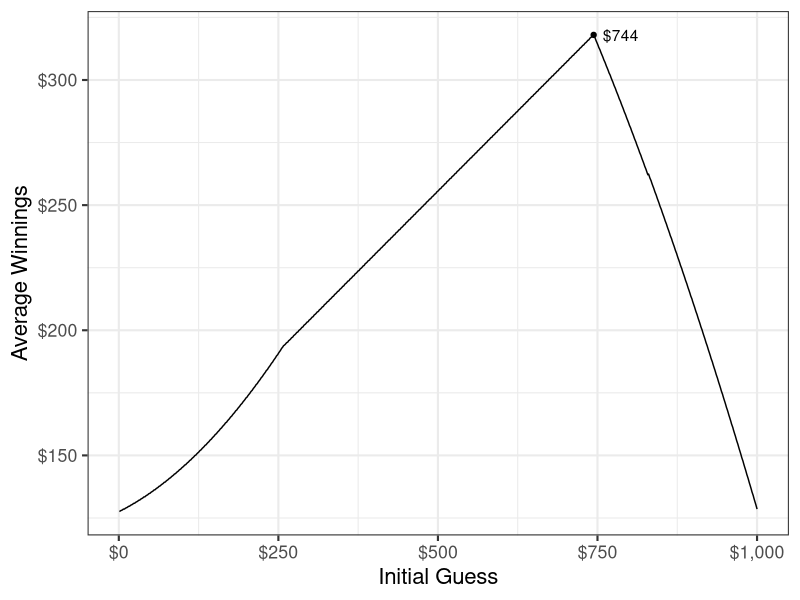
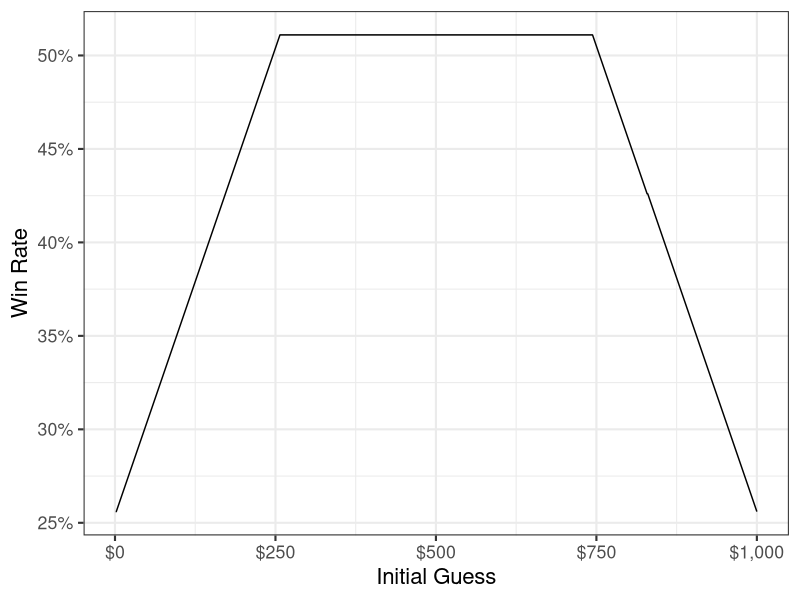
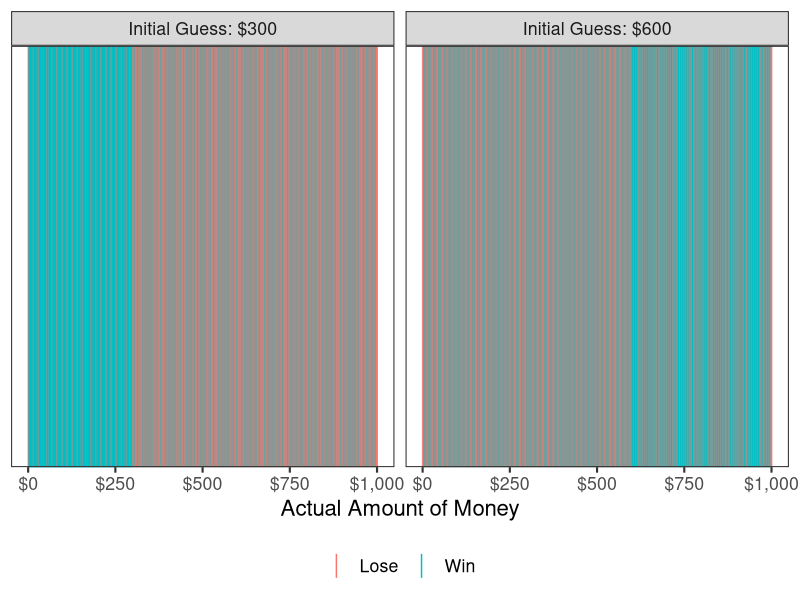

Here is the R script that generated these plots, in order: (Note: a time limit stopped this script after it produced the figures.)
## ---- chunk 1
knitr::opts_chunk$set(cache = TRUE)
options(digits = 2)
## ---- chunk 2
require(dplyr)
require(magrittr)
require(ggplot2)
require(ggrepel)

set.seed(11091987)

# function to guess money amount using strategy
guess_money <- function(actual, initial, n_tries = 9, min_val = 1, max_val = 1000,
                        print_guess = FALSE){
  # set iterator
  i <- 1
  
  # while i is less than the max number of guesses, find the median value
  # within the possible range. if guess is not correct, reset min_val or max_val
  # depending on info trenchcoat man provides
  while(i <= n_tries){
    if(i == 1){
      guess <- initial
    } else{
      guess <- round(mean(c(min_val, max_val)))
    }
    
    # print the guess if print_guess is TRUE
    if(print_guess) cat(paste0("Guess Number ", i, ": $", guess), sep = "\n")

    # if guess is correct, immediately exit the loop and return true
    # if guess is not correct:
    ## if actual is higher than guess, change min_val to guess
    ## if actual is lower than guess, change max_val to guess
    if(actual == guess){
      return(c(win = TRUE, round = i))
    } else if(actual > guess) {
      min_val <- guess
    } else if(actual < guess) {
      max_val <- guess
    }
    
    # iterate to next round if guess was incorrect
    i <- i + 1
  }
  
  # at this point still have not guessed the money amount, so lose
  # correct i since we didn't really guess the i-th time
  return(c(win = FALSE, round = i - 1))
}
## ---- chunk 3
guess_money(736, 500, print_guess = TRUE)
## ---- chunk 4
guess_money(736, 1, print_guess = TRUE)
## ---- chunk 5
min_val <- 1
max_val <- 1000
actual_vals <- min_val:max_val
guess_vals <- min_val:max_val

data <- expand.grid(actual = actual_vals, guess = guess_vals) %>%
    tbl_df
data
  
result <- with(data, Vectorize(guess_money)(actual = actual, initial = guess,
                                            min_val = min_val, max_val = max_val))
  
both <- bind_cols(data, t(result) %>%
                    as.data.frame)
both
## ---- chunk 6
exp_val <- both %>%
  group_by(guess) %>%
  summarize(win_rate = mean(win),
            exp_val = mean(actual * win)) %>%
  ungroup
exp_val

exp_val_max <- exp_val %>%
  filter(exp_val == max(exp_val))

ggplot(exp_val, aes(guess, exp_val)) +
  geom_line() +
  geom_point(data = exp_val_max) +
  geom_text(data = exp_val_max, aes(label = paste0("$", guess)),
            hjust = -.25) +
  scale_x_continuous(labels = scales::dollar) +
  scale_y_continuous(labels = scales::dollar) +
  labs(x = "Initial Guess",
       y = "Average Winnings") +
  theme_bw(base_size = 16)
## ---- chunk 7
both %>%
  group_by(guess) %>%
  summarize(win_rate = mean(win)) %>%
  ggplot(aes(guess, win_rate)) +
  geom_line() +
  scale_x_continuous(labels = scales::dollar) +
  scale_y_continuous(labels = scales::percent) +
  labs(x = "Initial Guess",
       y = "Win Rate") +
  theme_bw(base_size = 16)
## ---- chunk 8
both %>%
  filter(guess == 300 | guess == 600) %>%
  mutate(win = factor(win, levels = 0:1, labels = c("Lose", "Win")),
         guess = factor(guess, labels = c("Initial Guess: $300",
                                          "Initial Guess: $600"))) %>%
  ggplot(aes(x = actual, color = win)) +
  facet_wrap(~ guess) +
  geom_vline(aes(xintercept = actual, color = win)) +
  labs(x = "Actual Amount of Money",
       color = NULL) +
  scale_x_continuous(labels = scales::dollar) +
  theme_bw(base_size = 16) +
  theme(legend.position = "bottom") +
  guides(color = guide_legend(override.aes = list(size=3)))
## ---- chunk 9
guess_money_mult <- function(n_tries = 1, min_val = 1, max_val = 1000){
  actual_vals <- min_val:max_val
  guess_vals <- min_val:max_val
  
  data <- expand.grid(actual = actual_vals, guess = guess_vals) %>%
    tbl_df
  
  result <- with(data, Vectorize(guess_money)(actual = actual, initial = guess,
                                              n_tries = n_tries,
                                              min_val = min_val, max_val = max_val))
  
  both <- bind_cols(data, t(result) %>%
                      as.data.frame) %>%
    mutate(n_tries = n_tries)
  
  return(both)
}

tries_all <- lapply(1:12, function(x) guess_money_mult(n_tries = x)) %>%
  bind_rows
## ---- chunk 10
tries_all_exp <- tries_all %>%
  mutate(n_tries = factor(n_tries)) %>%
  group_by(guess, n_tries) %>%
  summarize(win_rate = mean(win),
            exp_val = mean(actual * win))

tries_all_exp_max <- tries_all_exp %>%
  group_by(n_tries) %>%
  filter(exp_val == max(exp_val)) %>%
  arrange(-exp_val) %>%
  slice(1)

ggplot(tries_all_exp, aes(guess, exp_val,
                          group = n_tries, color = n_tries)) +
  geom_line() +
  geom_point(data = tries_all_exp_max) +
  geom_label_repel(data = tries_all_exp_max, aes(label = paste0("$", guess)),
            show.legend = FALSE) +
  scale_x_continuous(labels = scales::dollar) +
  scale_y_continuous(labels = scales::dollar) +
  scale_color_discrete(guide = guide_legend(reverse = TRUE)) +
  labs(x = "Initial Guess",
       y = "Expected Value",
       color = "Number of\nGuesses",
       group = "Number of\nGuesses") +
  theme_bw(base_size = 16)
